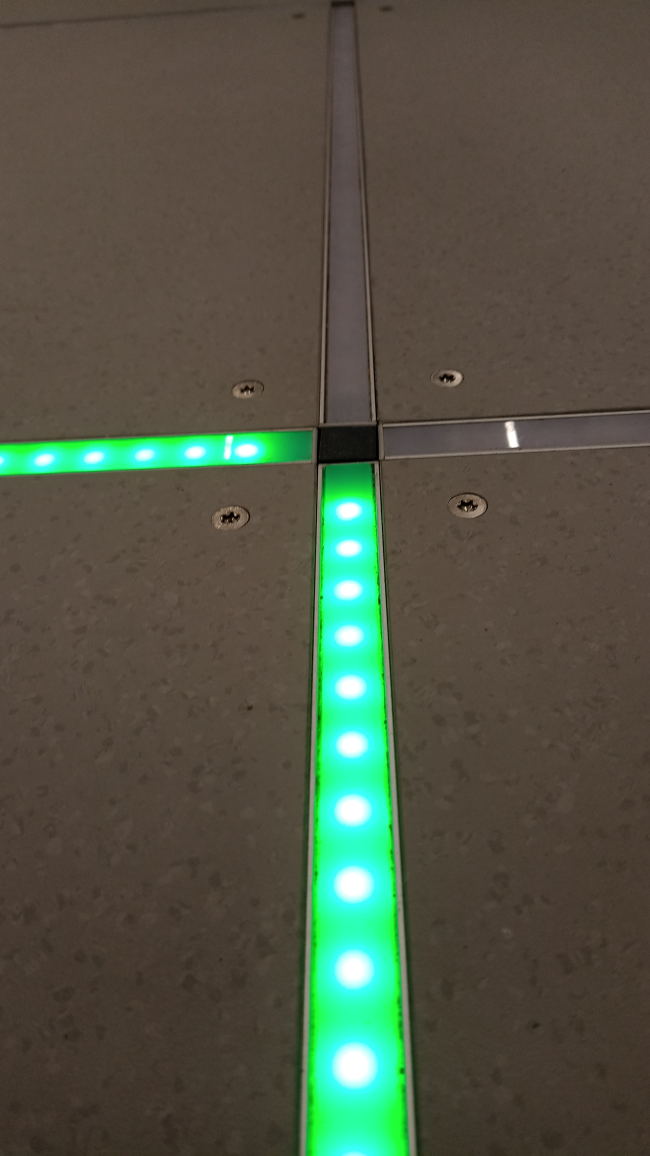
#> input picture CornerDetection/frameLshape.jpg, 2600 x 4624 px (shown at 1/4 size)
$ python test_line_detection_backup.py
#> lines starting #> are read from the running program, lines starting #| are printed output that depends on the picture; after the words box and inside, x2 and y2 are one past the last pixel; in counts of white or black regions, pixels touching at a corner belong together; long printed decimals are rounded
# Import libraries
import os
import cv2
import numpy as np
# import matplotlib
import matplotlib.pyplot as plt
# from matplotlib.colors import rgb_to_hsv, hsv_to_rgb

from sklearn.cluster import KMeans

def cluster_lines(lines):
    # Normalize line directions using sine and cosine of the angles
    line_directions = [
        line[0, :2] - line[0, 2:]
        for line in lines
    ]
    line_directions = [
        (vec[:, None] @ vec[None, :] / np.linalg.norm(vec)**2).flatten()
        for vec in line_directions
    ]
    print(line_directions)

    # Use KMeans to cluster lines into two directions
    kmeans = KMeans(n_clusters=2, random_state=0).fit(line_directions)

    # Get the labels assigned to each line
    labels = kmeans.labels_

    # [16 lines of commented-out code are left out]
    return labels

def thinning_zhangsuen(image):
    size = np.size(image)
    skel = np.zeros(image.shape, np.uint8)

    ret, img = cv2.threshold(image, 127, 255, 0)
    element = cv2.getStructuringElement(cv2.MORPH_CROSS, (3, 3))
    done = False

    while not done:
        eroded = cv2.erode(img, element)
        temp = cv2.dilate(eroded, element)
        temp = cv2.subtract(img, temp)
        skel = cv2.bitwise_or(skel, temp)
        img = eroded.copy()

        zeros = size - cv2.countNonZero(img)
        if zeros == size:
            done = True

    return skel

# [41 lines left out: functions plot_channels, threshold_hsv, threshold_rgb, not called in this run]


def hist(ax, img, channel, lb, ub):
    hist_channel_g = cv2.calcHist([img], [channel], None, [ub - lb], [lb, ub])
    ax.plot(hist_channel_g, color='green')


# [11 lines left out: function edge_detection, not called in this run]
    # plt.show()


def line_detection(gray_scale):
    print(img.shape)
    lines = cv2.HoughLinesP(gray_scale,
        rho=1,
        theta=np.pi / 90,
        threshold=100,
        minLineLength=gray_scale.shape[0] / 5,
        maxLineGap=gray_scale.shape[0] / 10
    )
    # Sort lines based on confidence (line length)
    lines = np.array(sorted(lines, key=lambda x: x[0, 2], reverse=True))

    # lines = detector.detect(gray_scale)
    print(lines)

    labels = cluster_lines(lines)

    print('clusters', labels)

    c0 = lines[labels == 0]
    c1 = lines[labels == 1]

    # Extract the two most confident lines
    top_lines = [c0[0], c1[0]]

    plt.figure()
    plt.imshow(gray_scale, cmap='gray')
    if lines is None:
        lines = []
        print('No lines!')

    for l in lines:
        plt.plot(l[0,::2], l[0,1::2], color='blue', label='all')


    for l in top_lines:
        print(l)
        # print(angle(l[0,:2], l[0,2:]))
        plt.plot(l[0,::2], l[0,1::2], color='red', label='representatnts')
    rhos = []

    return np.array(top_lines)

def find_intersection_point(point1, point2, point3, point4):
    x1, y1 = point1
    x2, y2 = point2
    x3, y3 = point3
    x4, y4 = point4

    m1 = (y2 - y1) / (x2 - x1)
    m2 = (y4 - y3) / (x4 - x3)

    b1 = y1 - m1 * x1
    b2 = y3 - m2 * x3

    intersection_x = (b2 - b1) / (m1 - m2)
    intersection_y = m1 * intersection_x + b1

    return intersection_x, intersection_y

def intersect_lines(l1, l2):
    '''
    line represented as (x1, y1, x2, y2)
    where (x1,y1) and (x2, y2) are points on the line.
    '''

    return find_intersection_point(
        l1[:2], l1[2:],
        l2[:2], l2[2:]
    )

    # [12 lines of commented-out code are left out]


def noah_preproc(image):
    retval, img_thresh = cv2.threshold(image[:, :, 1], 170, 255, cv2.THRESH_BINARY)


    # erosion
    n = image.shape[0] // 10
    kernel = np.ones((n, n), np.uint8)

    # Using cv2.erode() method
    image_eroded = cv2.erode(img_thresh, kernel)


    #dilation
    img_dilation = cv2.dilate(image_eroded, kernel)


    # edge thining
    thinned_image = thinning_zhangsuen(img_thresh)

    return thinned_image


# img = cv2.imread('../LD_DistanceToCenter/testImg01.jpg')
# img = cv2.imread('frame1.png')
# img = img[10:, 10:]
img = cv2.imread('frameLshape.jpg')
#> img is the input picture: shape (4624, 2600, 3); mean B, G, R 69.3, 85.8, 80.9
# img = cv2.resize(img, (256, 512))
# img = threshold_rgb(img)
# # edge_detection(img)
# # rgb_gray_scale = np.where(img, np.array([255, 255, 255]), np.array([0, 0, 0]))
# img = thinning_zhangsuen(img)


plt.figure()
plt.imshow(img)

img = noah_preproc(img)
#> in noah_preproc, `retval, img_thresh = cv2.threshold(image[:, :, 1], 170, 255, cv2.THRES..`:
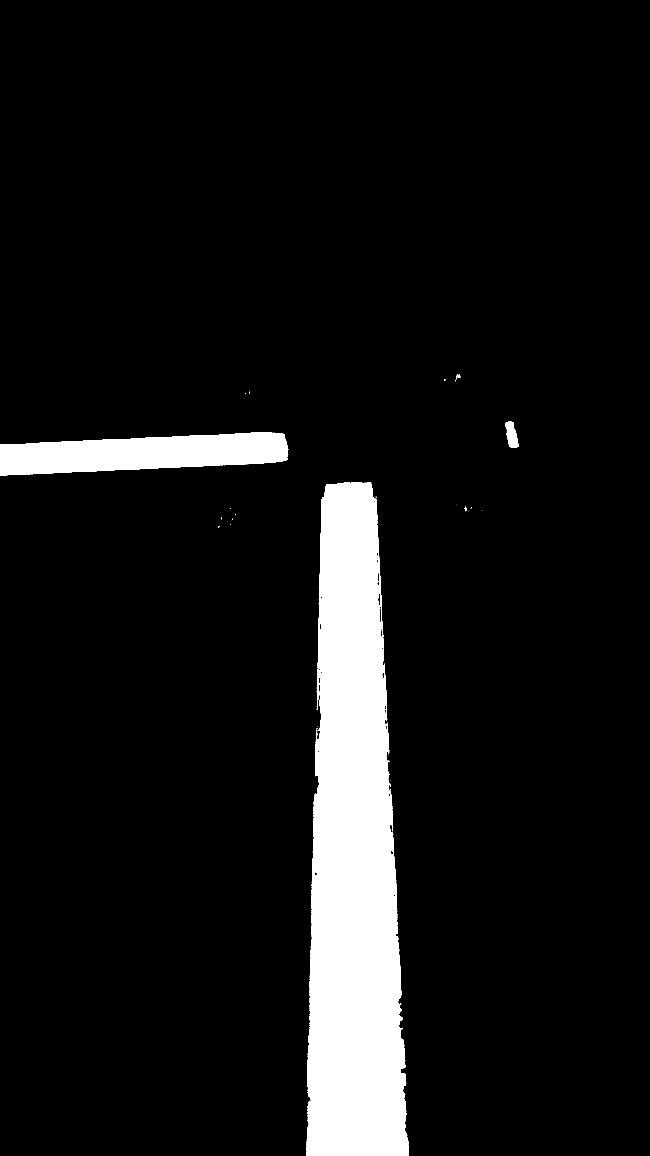
#> img_thresh: shape (4624, 2600) (shown at 1/4 size); 8.1% white; 75 white regions (69 under 20 px), largest, box (x1, y1, x2, y2) and area: (1225, 1928, 1635, 4624) 828236, (0, 1730, 1153, 1902) 140364, (2021, 1687, 2075, 1791) 3597, (1826, 1496, 1840, 1515) 136, (1858, 2026, 1867, 2045) 77, (1552, 3043, 1557, 3049) 21
#> in noah_preproc, `image_eroded = cv2.erode(img_thresh, kernel)`: image_eroded: shape (4624, 2600); every value is 0
#> in thinning_zhangsuen, `size = np.size(image)`: size = 12022400
#> the loop in thinning_zhangsuen, `while not done:` made 204 passes
#> zeros on passes 1 to 3: 11061694, 11072443, 11081987
#> pass 1, in thinning_zhangsuen, `temp = cv2.subtract(img, temp)`:
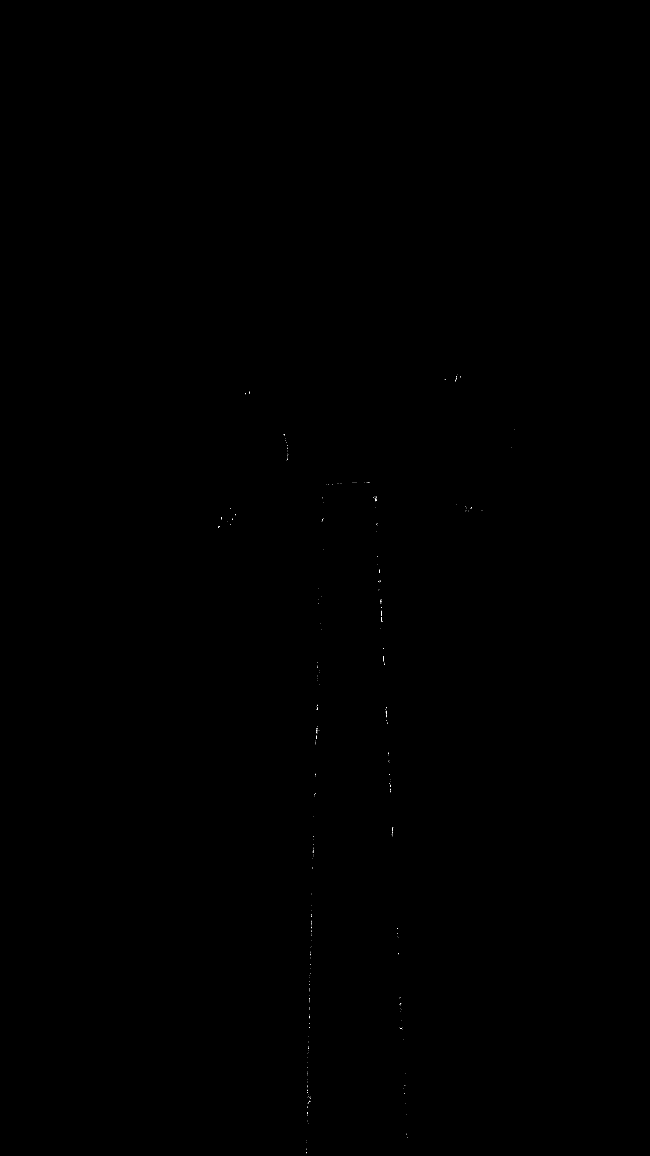
#> temp: shape (4624, 2600) (shown at 1/4 size); 0.01% white in thin lines or dots, all inside (x1, y1, x2, y2) = (874, 1496, 2059, 4613)
#> pass 2, in thinning_zhangsuen, `eroded = cv2.erode(img, element)`:
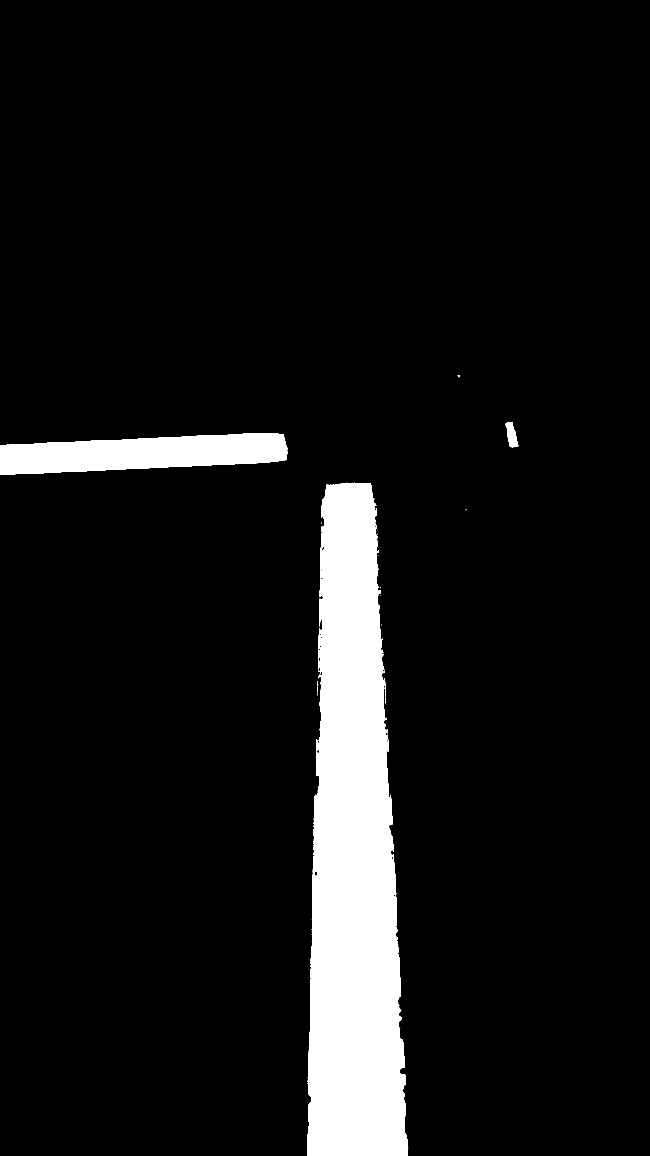
#> eroded: shape (4624, 2600) (shown at 1/4 size); 7.9% white; 33 white regions (26 under 20 px), largest, box (x1, y1, x2, y2) and area: (1228, 1931, 1633, 4624) 811126, (0, 1732, 1150, 1900) 135545, (2023, 1689, 2073, 1789) 3087
#> after the loop in thinning_zhangsuen, `while not done:`:
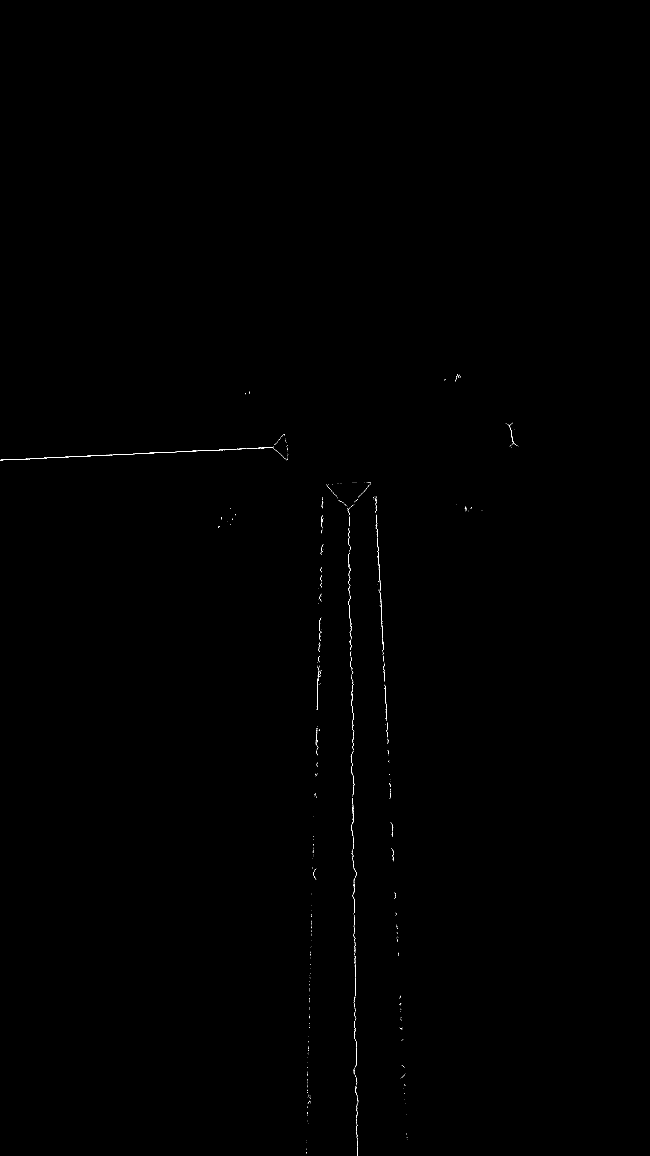
#> skel: shape (4624, 2600) (shown at 1/4 size); 0.07% white in thin lines or dots, all inside (x1, y1, x2, y2) = (0, 1496, 2073, 4624)
img = cv2.dilate(img, np.ones((3, 3)))
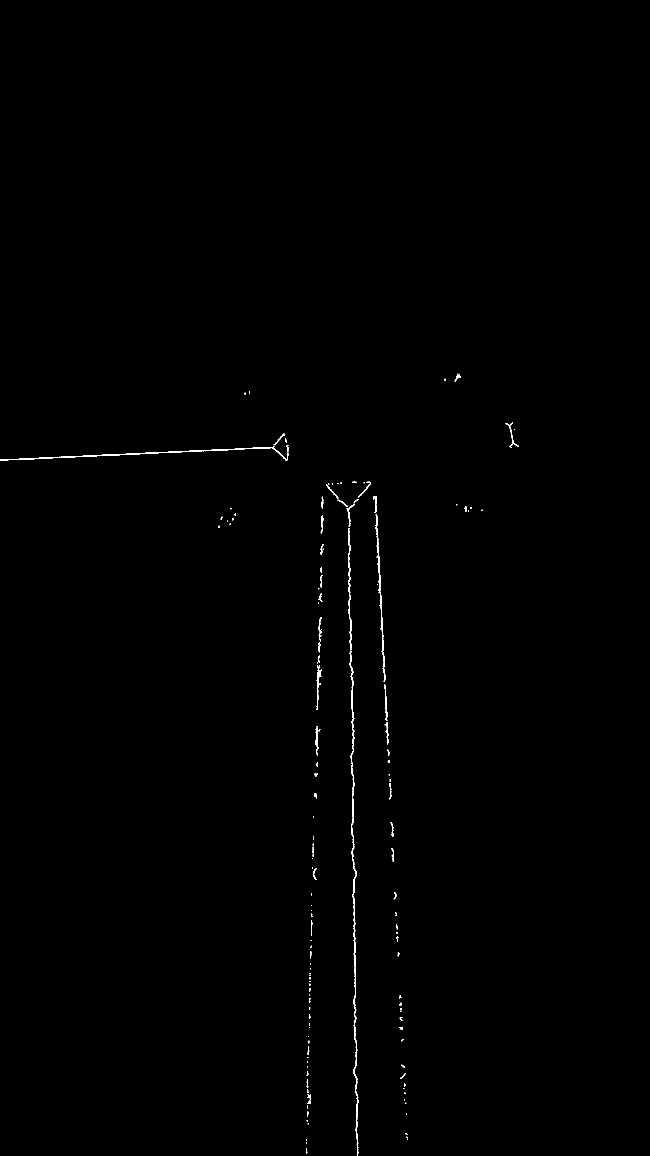
#> img: shape (4624, 2600) (shown at 1/4 size); 0.24% white; 235 white regions (111 under 20 px), largest, box (x1, y1, x2, y2) and area: (0, 1784, 1102, 1842) 4132, (1414, 3823, 1434, 4411) 2345, (1501, 2058, 1535, 2607) 2185
plt.figure()
plt.imshow(img, cmap='gray')

print('after thinning', img.shape, img.dtype)
#| after thinning (4624, 2600) uint8
img_bin = np.zeros_like(img)
img_bin[img > 1] = 255

print('after thresholding', img.shape, img.dtype)
#| after thresholding (4624, 2600) uint8

lines = line_detection(img)
#| (4624, 2600)
#> in line_detection, `lines = cv2.HoughLinesP(gray_scale, rho=1, theta=np.pi / 90, threshold..`: lines = 28 rows, first 6: [1253, 3268, 1291, 2176], [1413, 3742, 1413, 2687], [209, 1828, 1152, 1795], [1417, 4298, 1417, 2924], [1416, 4295, 1416, 2873], [1418, 4299, 1418, 3137]
#> in line_detection, `lines = np.array(sorted(lines, key=lambda x: x[0, 2], reverse=True))`: lines = 28 rows, first 6: [1573, 3310, 1608, 4310], [1564, 3155, 1605, 4312], [1480, 1928, 1556, 3021], [1481, 1929, 1553, 2959], [1483, 1930, 1550, 2894], [1423, 4523, 1423, 3483]
#> (printed output is left out)
#> in cluster_lines, `line_directions = [ line[0, :2] - line[0, 2:] for line in lines ]`: line_directions = 28 pairs, first value -943 to 0, second value -1157 to 1668
#> in cluster_lines, `line_directions = [ (vec[:, None] @ vec[None, :] / np.linalg.norm(vec)..`: line_directions = 28 items, first 6: [0.00122, 0.035, 0.035, 0.999], [0.00125, 0.0354, 0.0354, 0.999], [0.00481, 0.0692, 0.0692, 0.995], [0.00486, 0.0696, 0.0696, 0.995], [0.00481, 0.0692, 0.0692, 0.995], [0, 0, 0, 1]
#> (printed output is left out)
#> in cluster_lines, `labels = kmeans.labels_`: labels = 28 values from 0 to 1
#| clusters [0 0 0 0 0 0 0 0 0 0 0 0 0 0 0 0 0 0 0 0 0 0 0 0 0 0 0 1]
#> in line_detection, `c0 = lines[labels == 0]`: c0 = 27 rows, first 6: [1573, 3310, 1608, 4310], [1564, 3155, 1605, 4312], [1480, 1928, 1556, 3021], [1481, 1929, 1553, 2959], [1483, 1930, 1550, 2894], [1423, 4523, 1423, 3483]
#> in line_detection, `c1 = lines[labels == 1]`: c1 = [[209, 1828, 1152, 1795]]
#> in line_detection, `top_lines = [c0[0], c1[0]]`: top_lines = [[[1573, 3310, 1608, 4310]], [[209, 1828, 1152, 1795]]]
#> the loop in line_detection, `for l in lines:` made 28 passes
#> the loop in line_detection, `for l in top_lines:` made 2 passes
#| [[1573 3310 1608 4310]]
#| [[ 209 1828 1152 1795]]
#> lines = [[1573, 3310, 1608, 4310], [209, 1828, 1152, 1795]]
intersection_point = intersect_lines(lines[0, 0], lines[1, 0])
#> in find_intersection_point, `x1, y1 = point1`: x1 = 1573; y1 = 3310
#> in find_intersection_point, `x2, y2 = point2`: x2 = 1608; y2 = 4310
#> in find_intersection_point, `x3, y3 = point3`: x3 = 209; y3 = 1828
#> in find_intersection_point, `x4, y4 = point4`: x4 = 1152; y4 = 1795
#> in find_intersection_point, `m1 = (y2 - y1) / (x2 - x1)`: m1 = 28.57
#> in find_intersection_point, `m2 = (y4 - y3) / (x4 - x3)`: m2 = -0.035
#> in find_intersection_point, `b1 = y1 - m1 * x1`: b1 = -41632.9
#> in find_intersection_point, `b2 = y3 - m2 * x3`: b2 = 1835.3
#> in find_intersection_point, `intersection_x = (b2 - b1) / (m1 - m2)`: intersection_x = 1519.5
#> in find_intersection_point, `intersection_y = m1 * intersection_x + b1`: intersection_y = 1782.1
#> intersection_point = (1519.5, 1782.1)

print(intersection_point)
#| (1519.525, 1782.139)
plt.scatter(intersection_point[0], intersection_point[1], color='green')
plt.show()
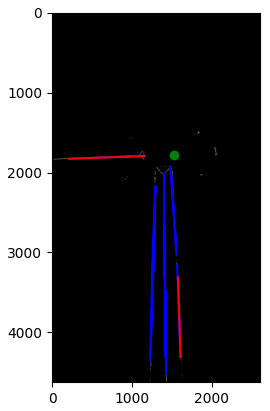
#> figure drawn by matplotlib, 1 panel
